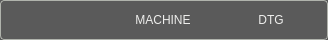
         <widget class="QFrame" name="frame">
          <property name="sizePolicy">
           <sizepolicy hsizetype="Preferred" vsizetype="Fixed">
            <horstretch>0</horstretch>
            <verstretch>0</verstretch>
           </sizepolicy>
          </property>
          <property name="minimumSize">
           <size>
            <width>0</width>
            <height>40</height>
           </size>
          </property>
          <property name="maximumSize">
           <size>
            <width>16777215</width>
            <height>40</height>
           </size>
          </property>
          <property name="styleSheet">
           <string notr="true">.QFrame{
    border-style: solid;
    border-color: rgb(176, 179,172);
    border-width: 1px;
    border-radius: 4px;
    background-color: rgb(90, 90, 90);
    padding: -5px;
}</string>
          </property>
          <property name="frameShape">
           <enum>QFrame::StyledPanel</enum>
          </property>
          <property name="frameShadow">
           <enum>QFrame::Raised</enum>
          </property>
          <layout class="QHBoxLayout" name="horizontalLayout_131">
           <property name="spacing">
            <number>8</number>
           </property>
           <property name="leftMargin">
            <number>5</number>
           </property>
           <property name="rightMargin">
            <number>7</number>
           </property>
           <item>
            <widget class="StatusLabel" name="work_column_header">
             <property name="sizePolicy">
              <sizepolicy hsizetype="Fixed" vsizetype="Fixed">
               <horstretch>0</horstretch>
               <verstretch>0</verstretch>
              </sizepolicy>
             </property>
             <property name="minimumSize">
              <size>
               <width>100</width>
               <height>17</height>
              </size>
             </property>
             <property name="maximumSize">
              <size>
               <width>100</width>
               <height>17</height>
              </size>
             </property>
             <property name="styleSheet">
              <string notr="true">QLabel{
    color: rgb(238, 238, 236);
	font: 16pt &quot;Bebas Kai&quot;;
    padding-left: 6px;
}</string>
             </property>
             <property name="alignment">
              <set>Qt::AlignCenter</set>
             </property>
             <property name="rules" stdset="0">
              <string>[{&quot;channels&quot;: [{&quot;url&quot;: &quot;status:g5x_index?text&quot;, &quot;trigger&quot;: true}], &quot;property&quot;: &quot;Text&quot;, &quot;expression&quot;: &quot;ch[0] + ' WORK'\n&quot;, &quot;name&quot;: &quot;WCS Header&quot;}]</string>
             </property>
            </widget>
           </item>
           <item>
            <widget class="QLabel" name="machine_column_header">
             <property name="enabled">
              <bool>false</bool>
             </property>
             <property name="sizePolicy">
              <sizepolicy hsizetype="Fixed" vsizetype="Fixed">
               <horstretch>0</horstretch>
               <verstretch>0</verstretch>
              </sizepolicy>
             </property>
             <property name="minimumSize">
              <size>
               <width>100</width>
               <height>17</height>
              </size>
             </property>
             <property name="maximumSize">
              <size>
               <width>100</width>
               <height>17</height>
              </size>
             </property>
             <property name="styleSheet">
              <string notr="true">QLabel{
    color: rgb(238, 238, 236);
	font: 16pt &quot;Bebas Kai&quot;;
}</string>
             </property>
             <property name="text">
              <string>MACHINE</string>
             </property>
             <property name="alignment">
              <set>Qt::AlignCenter</set>
             </property>
            </widget>
           </item>
           <item>
            <widget class="QLabel" name="dtg_column_header">
             <property name="sizePolicy">
              <sizepolicy hsizetype="Fixed" vsizetype="Fixed">
               <horstretch>0</horstretch>
               <verstretch>0</verstretch>
              </sizepolicy>
             </property>
             <property name="minimumSize">
              <size>
               <width>100</width>
               <height>17</height>
              </size>
             </property>
             <property name="maximumSize">
              <size>
               <width>100</width>
               <height>17</height>
              </size>
             </property>
             <property name="styleSheet">
              <string notr="true">QLabel{
    color: rgb(238, 238, 236);
	font: 16pt &quot;Bebas Kai&quot;;
}</string>
             </property>
             <property name="text">
              <string>DTG</string>
             </property>
             <property name="alignment">
              <set>Qt::AlignCenter</set>
             </property>
            </widget>
           </item>
          </layout>
         </widget>
